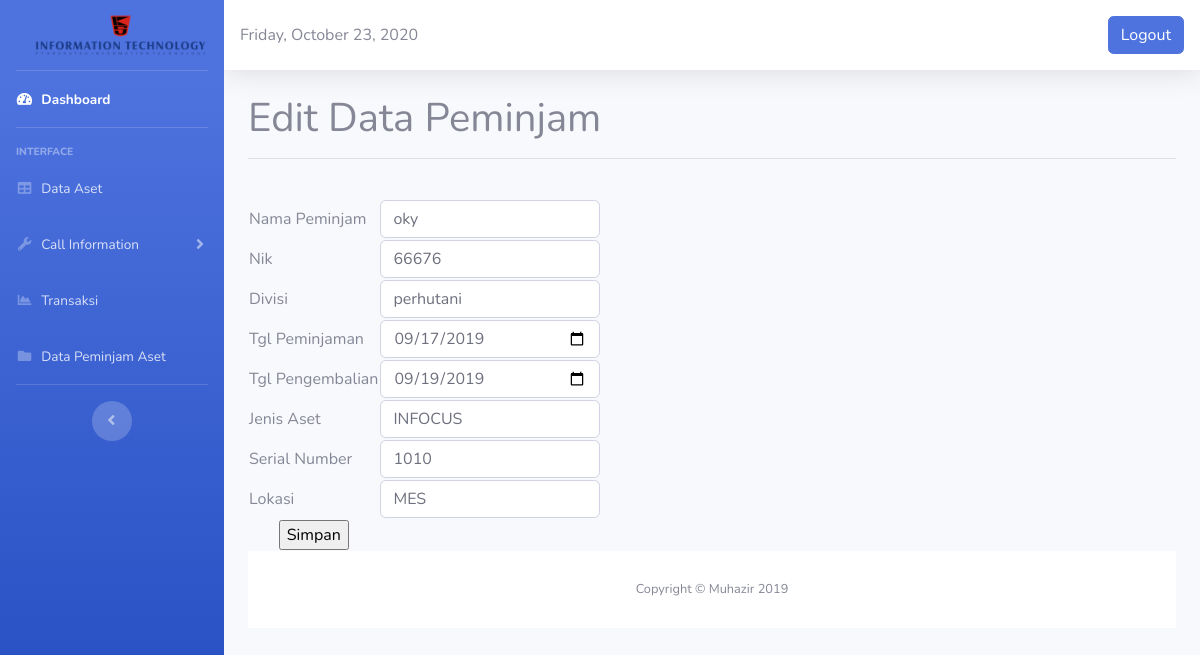
Page /editpeminjam.php?id=189 on the committed database.
### tables this page shows
CREATE TABLE `data_peminjam` (
  `id` int(20) NOT NULL,
  `nama` varchar(20) NOT NULL,
  `nik` varchar(20) NOT NULL,
  `divisi` varchar(20) NOT NULL,
  `tgl_peminjaman` date NOT NULL,
  `tgl_pengembalian` date NOT NULL,
  `lokasi` varchar(30) NOT NULL,
  `jenis_aset` varchar(50) NOT NULL,
  `serial_number` varchar(50) NOT NULL,
  `kembali` date NOT NULL,
  `status` int(11) NOT NULL,
  `l` int(20) NOT NULL
);

### editpeminjam.php (the view, shortened to what this page needs)
 <!DOCTYPE html>
<html lang="en">
<head>
  <link href="vendor/fontawesome-free/css/all.min.css" rel="stylesheet" type="text/css">
  <link href="css/sb-admin-2.min.css" rel="stylesheet">
</head>
<body id="page-top">
  <div id="wrapper">
    <ul class="navbar-nav bg-gradient-primary sidebar sidebar-dark accordion" id="accordionSidebar">
      <a class="sidebar-brand d-flex align-items-center justify-content-center" href="#">
        <div class="sidebar-brand-text mx-3"><img style="width:110%"src="logo.png"></sup></div>
      </a>
      <hr class="sidebar-divider my-0">
      <li class="nav-item active">
        <a class="nav-link" href="Dashboard.php">
          <i class="fas fa-fw fa-tachometer-alt"></i>
          <span>Dashboard</span></a>
      </li>
      <hr class="sidebar-divider">
      <div class="sidebar-heading">
        Interface
      </div>
      <li class="nav-item">
        <a class="nav-link" href="tables2.php">
          <i class="fas fa-fw fa-table"></i>
          <span>Data Aset</span></a>
      </li>
      <li class="nav-item">
        <a class="nav-link collapsed" href="#" data-toggle="collapse" data-target="#collapseUtilities" aria-expanded="true" aria-controls="collapseUtilities">
          <i class="fas fa-fw fa-wrench"></i>
          <span>Call Information</span>
        </a>
      </li>
      <li class="nav-item">
        <a class="nav-link" href="Transaksi.php">
          <i class="fas fa-fw fa-chart-area"></i>
          <span>Transaksi</span></a>
      </li>
       <li class="nav-item">
        <a class="nav-link" href="peminjam_asetK.php">
          <i class="fas fa-fw fa-folder"></i>
          <span>Data Peminjam Aset</span></a>
      </li>
      <hr class="sidebar-divider d-none d-md-block">
      <div class="text-center d-none d-md-inline">
        <button class="rounded-circle border-0" id="sidebarToggle"></button>
      </div>
    </ul>
    <div id="content-wrapper" class="d-flex flex-column">
      <div id="content">
        <nav class="navbar navbar-expand navbar-light bg-white topbar mb-4 static-top shadow">
<div class="date">
                <?php
                $Today = date('y:m:d');
                $new = date('l, F d, Y', strtotime($Today));
                echo $new;
                ?>
              </div>
          <ul class="navbar-nav ml-auto">
                <a href="logout.php" class="btn btn-primary square-btn-adjust">Logout</a>
          </ul>
        </nav>
        <div class="container-fluid">
<h1>Edit Data Peminjam</h1>
 <hr>
    <?php
  include 'koneksi.php';
  $id = $_GET['id'];
  $query = mysqli_query($koneksi,"select * from data_peminjam where id='$id'");
  while($data = mysqli_fetch_array($query)){
    ?>
    <form action="updatepeminjam.php" method="post" enctype="multipart/form-data">
        <table>
            <tr>
                <td>Nama Peminjam</td>
                <td>
                    <input  class="form-control" type="text" name="nama" value="<?php echo $data['nama'] ?>">
                </td>
            </tr>
            <tr>
                <td>Nik</td>
                <td><input class="form-control" type="text" name="nik" value="<?php echo $data['nik'] ?>"></td>
            </tr>
            <tr>
                <td>Divisi</td>
                <td><input class="form-control" type="text" name="divisi" value="<?php echo $data['divisi'] ?>"></td>
            </tr>
             <tr>
                <td>Tgl Peminjaman</td>
                <td><input class="form-control" type="date" name="tgl_peminjaman" value="<?php echo $data['tgl_peminjaman'] ?>"></td>
            </tr>
             <tr>
                <td>Tgl Pengembalian</td>
                <td><input class="form-control" type="date" name="tgl_pengembalian" value="<?php echo $data['tgl_pengembalian'] ?>"></td>
            </tr>
            <tr>
                <td>Jenis Aset</td>
                <td><input class="form-control" type="text" name="jenis_aset" value="<?php echo $data['jenis_aset'] ?>"></td>
            </tr>
            <tr>
                <td>Serial Number</td>
                <td><input class="form-control" type="text" name="serial_number" value="<?php echo $data['serial_number'] ?>"></td>
            </tr>
            <tr>
                <td>Lokasi</td>
                <td><input class="form-control" type="text" name="lokasi" value="<?php echo $data['lokasi'] ?>"></td>
            </tr>
            <br>
            <tr>
                <td align="center"><input type="submit" value="Simpan"></td>
            </tr>
        </table>
    </form>
    <?php } ?>
</body>
      <footer class="sticky-footer bg-white">
        <div class="container my-auto">
          <div class="copyright text-center my-auto">
            <span>Copyright &copy; Muhazir 2019</span>
          </div>
        </div>
      </footer>
</body>
</html>

### rows in the picture
data_peminjam: nama "oky", nik "66676", divisi "perhutani", tgl_peminjaman "09/17/2019", tgl_pengembalian "09/19/2019", jenis_aset "INFOCUS", serial_number "1010", lokasi "MES"
